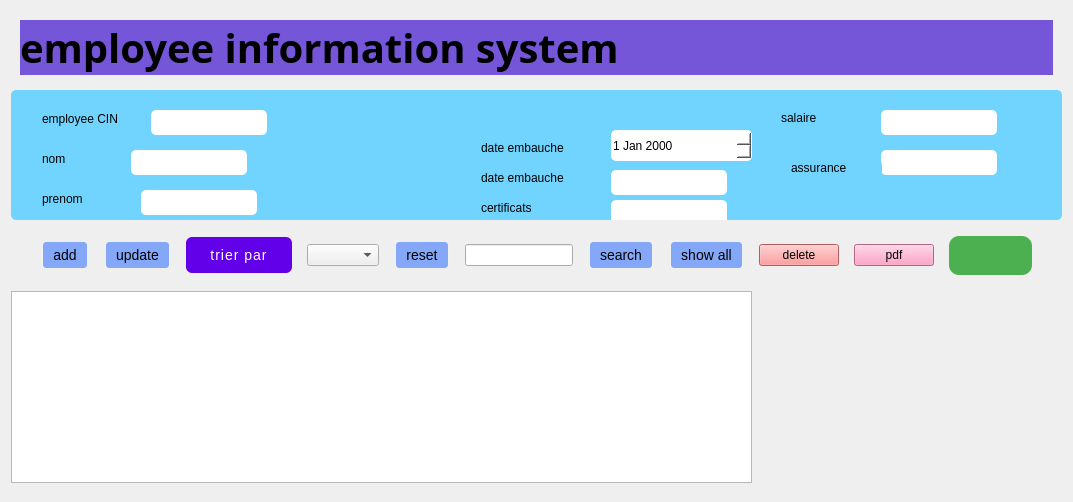
    <widget class="QWidget" name="dashboard_page_2">
     <layout class="QGridLayout" name="gridLayout_7">
      <item row="1" column="0">
       <widget class="QFrame" name="info_frame_2">
        <property name="minimumSize">
         <size>
          <width>130</width>
          <height>130</height>
         </size>
        </property>
        <property name="styleSheet">
         <string notr="true">border:none;
background-color: rgb(112, 212, 255);
border-radius:5px;</string>
        </property>
        <property name="frameShape">
         <enum>QFrame::Shape::NoFrame</enum>
        </property>
        <widget class="QDateEdit" name="dateEdit_8">
         <property name="geometry">
          <rect>
           <x>600</x>
           <y>40</y>
           <width>141</width>
           <height>31</height>
          </rect>
         </property>
         <property name="styleSheet">
          <string notr="true">background-color:white;</string>
         </property>
        </widget>
        <widget class="QLineEdit" name="lineEdit_24">
         <property name="geometry">
          <rect>
           <x>130</x>
           <y>100</y>
           <width>116</width>
           <height>25</height>
          </rect>
         </property>
         <property name="styleSheet">
          <string notr="true">background-color: rgb(255, 255, 255);</string>
         </property>
        </widget>
        <widget class="QLabel" name="label_59">
         <property name="geometry">
          <rect>
           <x>50</x>
           <y>140</y>
           <width>51</width>
           <height>16</height>
          </rect>
         </property>
         <property name="text">
          <string>email</string>
         </property>
        </widget>
        <widget class="QLabel" name="label_60">
         <property name="geometry">
          <rect>
           <x>470</x>
           <y>50</y>
           <width>111</width>
           <height>16</height>
          </rect>
         </property>
         <property name="text">
          <string>date embauche</string>
         </property>
        </widget>
        <widget class="QLabel" name="label_86">
         <property name="geometry">
          <rect>
           <x>31</x>
           <y>61</y>
           <width>91</width>
           <height>16</height>
          </rect>
         </property>
         <property name="text">
          <string>nom</string>
         </property>
        </widget>
        <widget class="QLabel" name="label_87">
         <property name="geometry">
          <rect>
           <x>31</x>
           <y>101</y>
           <width>71</width>
           <height>16</height>
          </rect>
         </property>
         <property name="text">
          <string>prenom</string>
         </property>
        </widget>
        <widget class="QLineEdit" name="lineEdit_25">
         <property name="geometry">
          <rect>
           <x>120</x>
           <y>60</y>
           <width>116</width>
           <height>25</height>
          </rect>
         </property>
         <property name="styleSheet">
          <string notr="true">background-color: rgb(255, 255, 255);</string>
         </property>
        </widget>
        <widget class="QLineEdit" name="lineEdit_26">
         <property name="geometry">
          <rect>
           <x>140</x>
           <y>20</y>
           <width>116</width>
           <height>25</height>
          </rect>
         </property>
         <property name="styleSheet">
          <string notr="true">background-color: rgb(255, 255, 255);</string>
         </property>
        </widget>
        <widget class="QLabel" name="label_88">
         <property name="geometry">
          <rect>
           <x>31</x>
           <y>21</y>
           <width>101</width>
           <height>16</height>
          </rect>
         </property>
         <property name="text">
          <string>employee CIN</string>
         </property>
        </widget>
        <widget class="QLineEdit" name="lineEdit_email_2">
         <property name="geometry">
          <rect>
           <x>120</x>
           <y>140</y>
           <width>116</width>
           <height>25</height>
          </rect>
         </property>
         <property name="styleSheet">
          <string notr="true">background-color: rgb(255, 255, 255);</string>
         </property>
        </widget>
        <widget class="QLineEdit" name="lineEdit_date_2">
         <property name="geometry">
          <rect>
           <x>600</x>
           <y>80</y>
           <width>116</width>
           <height>25</height>
          </rect>
         </property>
         <property name="styleSheet">
          <string notr="true">background-color: rgb(255, 255, 255);</string>
         </property>
        </widget>
        <widget class="QLineEdit" name="lineEdit_certificats_2">
         <property name="geometry">
          <rect>
           <x>600</x>
           <y>110</y>
           <width>116</width>
           <height>25</height>
          </rect>
         </property>
         <property name="styleSheet">
          <string notr="true">background-color: rgb(255, 255, 255);</string>
         </property>
        </widget>
        <widget class="QLineEdit" name="lineEdit_diplomes_2">
         <property name="geometry">
          <rect>
           <x>600</x>
           <y>140</y>
           <width>116</width>
           <height>25</height>
          </rect>
         </property>
         <property name="styleSheet">
          <string notr="true">background-color: rgb(255, 255, 255);</string>
         </property>
        </widget>
        <widget class="QLineEdit" name="lineEdit_assurance_2">
         <property name="geometry">
          <rect>
           <x>870</x>
           <y>60</y>
           <width>116</width>
           <height>25</height>
          </rect>
         </property>
         <property name="styleSheet">
          <string notr="true">background-color: rgb(255, 255, 255);</string>
         </property>
        </widget>
        <widget class="QLabel" name="label_89">
         <property name="geometry">
          <rect>
           <x>470</x>
           <y>110</y>
           <width>111</width>
           <height>16</height>
          </rect>
         </property>
         <property name="text">
          <string>certificats</string>
         </property>
        </widget>
        <widget class="QLabel" name="label_90">
         <property name="geometry">
          <rect>
           <x>470</x>
           <y>140</y>
           <width>111</width>
           <height>16</height>
          </rect>
         </property>
         <property name="text">
          <string>diplomes</string>
         </property>
        </widget>
        <widget class="QLabel" name="label_91">
         <property name="geometry">
          <rect>
           <x>470</x>
           <y>80</y>
           <width>111</width>
           <height>16</height>
          </rect>
         </property>
         <property name="text">
          <string>date embauche</string>
         </property>
        </widget>
        <widget class="QLabel" name="label_92">
         <property name="geometry">
          <rect>
           <x>780</x>
           <y>70</y>
           <width>91</width>
           <height>16</height>
          </rect>
         </property>
         <property name="text">
          <string>assurance</string>
         </property>
        </widget>
        <widget class="QLineEdit" name="lineEdit_salaire_3">
         <property name="geometry">
          <rect>
           <x>870</x>
           <y>20</y>
           <width>116</width>
           <height>25</height>
          </rect>
         </property>
         <property name="styleSheet">
          <string notr="true">background-color: rgb(255, 255, 255);</string>
         </property>
        </widget>
        <widget class="QLabel" name="label_93">
         <property name="geometry">
          <rect>
           <x>770</x>
           <y>20</y>
           <width>91</width>
           <height>16</height>
          </rect>
         </property>
         <property name="text">
          <string>salaire</string>
         </property>
        </widget>
       </widget>
      </item>
      <item row="0" column="0">
       <widget class="QFrame" name="frame_2">
        <property name="frameShape">
         <enum>QFrame::Shape::NoFrame</enum>
        </property>
        <layout class="QHBoxLayout" name="horizontalLayout_13">
         <item>
          <widget class="QLabel" name="title_label_10">
           <property name="font">
            <font>
             <family>Script MT Bold</family>
             <pointsize>30</pointsize>
             <bold>true</bold>
            </font>
           </property>
           <property name="styleSheet">
            <string notr="true">background-color:#7556d8;</string>
           </property>
           <property name="text">
            <string>employee information system</string>
           </property>
          </widget>
         </item>
        </layout>
       </widget>
      </item>
      <item row="2" column="0">
       <widget class="QFrame" name="function_frame_2">
        <property name="minimumSize">
         <size>
          <width>10</width>
          <height>10</height>
         </size>
        </property>
        <property name="maximumSize">
         <size>
          <width>120000</width>
          <height>120000</height>
         </size>
        </property>
        <property name="styleSheet">
         <string notr="true"> QPushButton:hover{
border-color:#4c96f7;
font-size:15px;
}</string>
        </property>
        <property name="frameShape">
         <enum>QFrame::Shape::NoFrame</enum>
        </property>
        <layout class="QHBoxLayout" name="horizontalLayout_14">
         <property name="spacing">
          <number>15</number>
         </property>
         <property name="leftMargin">
          <number>30</number>
         </property>
         <property name="topMargin">
          <number>10</number>
         </property>
         <property name="rightMargin">
          <number>30</number>
         </property>
         <property name="bottomMargin">
          <number>10</number>
         </property>
         <item>
          <widget class="QPushButton" name="add_btn_2">
           <property name="styleSheet">
            <string notr="true">
    font-size: 14px;
    padding: 5px 10px;
    border: 2px solid #f0f0f0;
    border-radius: 5px;
    background-color: #84a8f7;

</string>
           </property>
           <property name="text">
            <string>add</string>
           </property>
           <property name="icon">
            <iconset>
             <normaloff>../Users/sboui/Downloads/wetransfer_sidemenu_2024-10-04_1548/sidemenu/im/add_24dp_5F6368_FILL0_wght400_GRAD0_opsz24.png</normaloff>../Users/sboui/Downloads/wetransfer_sidemenu_2024-10-04_1548/sidemenu/im/add_24dp_5F6368_FILL0_wght400_GRAD0_opsz24.png</iconset>
           </property>
          </widget>
         </item>
         <item>
          <widget class="QPushButton" name="buttonUpdate">
           <property name="styleSheet">
            <string notr="true">  font-size: 14px;
    padding: 5px 10px;
    border: 2px solid #f0f0f0;
    border-radius: 5px;
    background-color: #84a8f7;</string>
           </property>
           <property name="text">
            <string>update</string>
           </property>
           <property name="icon">
            <iconset>
             <normaloff>../Users/sboui/Downloads/wetransfer_sidemenu_2024-10-04_1548/sidemenu/im/update_24dp_5F6368_FILL0_wght400_GRAD0_opsz24.png</normaloff>../Users/sboui/Downloads/wetransfer_sidemenu_2024-10-04_1548/sidemenu/im/update_24dp_5F6368_FILL0_wght400_GRAD0_opsz24.png</iconset>
           </property>
          </widget>
         </item>
         <item>
          <widget class="QPushButton" name="buttonTrierNoms">
           <property name="styleSheet">
            <string notr="true">QPushButton {
    background-color: #6200ea;
    color: white;
    border-radius: 6px;
    padding: 10px 24px;
    font-size: 14px;
    letter-spacing: 1px;
    text-transform: uppercase;
    transition: background-color 0.3s ease;
}
QPushButton:hover {
    background-color: #3700b3;
}
QPushButton:pressed {
    background-color: #30009c;
}</string>
           </property>
           <property name="text">
            <string>trier par</string>
           </property>
          </widget>
         </item>
         <item>
          <widget class="QComboBox" name="comboBox_25"/>
         </item>
         <item>
          <widget class="QPushButton" name="btnReset">
           <property name="styleSheet">
            <string notr="true">  font-size: 14px;
    padding: 5px 10px;
    border: 2px solid #f0f0f0;
    border-radius: 5px;
    background-color: #84a8f7;</string>
           </property>
           <property name="text">
            <string>reset</string>
           </property>
           <property name="icon">
            <iconset>
             <normaloff>../Users/sboui/Downloads/wetransfer_sidemenu_2024-10-04_1548/sidemenu/im/backspace_24dp_5F6368_FILL0_wght400_GRAD0_opsz24.png</normaloff>../Users/sboui/Downloads/wetransfer_sidemenu_2024-10-04_1548/sidemenu/im/backspace_24dp_5F6368_FILL0_wght400_GRAD0_opsz24.png</iconset>
           </property>
          </widget>
         </item>
         <item>
          <layout class="QHBoxLayout" name="horizontalLayout_15">
           <item>
            <widget class="QLineEdit" name="lineEditNom">
             <property name="styleSheet">
              <string notr="true">QLineEdit:focus{
border: 1px solid #8b86aa;
background-color:#343155;
}</string>
             </property>
            </widget>
           </item>
           <item>
            <widget class="QPushButton" name="buttonRechercher">
             <property name="styleSheet">
              <string notr="true">  font-size: 14px;
    padding: 5px 10px;
    border: 2px solid #f0f0f0;
    border-radius: 5px;
    background-color: #84a8f7;</string>
             </property>
             <property name="text">
              <string>search</string>
             </property>
            </widget>
           </item>
           <item>
            <widget class="QPushButton" name="pushButton_70">
             <property name="styleSheet">
              <string notr="true">  font-size: 14px;
    padding: 5px 10px;
    border: 2px solid #f0f0f0;
    border-radius: 5px;
    background-color: #84a8f7;</string>
             </property>
             <property name="text">
              <string>show all</string>
             </property>
            </widget>
           </item>
          </layout>
         </item>
         <item>
          <widget class="QPushButton" name="delete_btn_2">
           <property name="styleSheet">
            <string notr="true">background-color:#ff8183;</string>
           </property>
           <property name="text">
            <string>delete</string>
           </property>
           <property name="icon">
            <iconset>
             <normaloff>../Users/sboui/Downloads/wetransfer_sidemenu_2024-10-04_1548/sidemenu/im/delete_24dp_5F6368_FILL0_wght400_GRAD0_opsz24.png</normaloff>../Users/sboui/Downloads/wetransfer_sidemenu_2024-10-04_1548/sidemenu/im/delete_24dp_5F6368_FILL0_wght400_GRAD0_opsz24.png</iconset>
           </property>
          </widget>
         </item>
         <item>
          <widget class="QPushButton" name="export_pdf_2">
           <property name="styleSheet">
            <string notr="true">background-color: rgb(255, 137, 184);</string>
           </property>
           <property name="text">
            <string>pdf</string>
           </property>
           <property name="icon">
            <iconset>
             <normaloff>../Users/sboui/Downloads/wetransfer_sidemenu_2024-10-04_1548/sidemenu/im/picture_as_pdf_24dp_5F6368_FILL0_wght400_GRAD0_opsz24.png</normaloff>../Users/sboui/Downloads/wetransfer_sidemenu_2024-10-04_1548/sidemenu/im/picture_as_pdf_24dp_5F6368_FILL0_wght400_GRAD0_opsz24.png</iconset>
           </property>
          </widget>
         </item>
         <item>
          <widget class="QPushButton" name="pushButtonStatistiques_2">
           <property name="styleSheet">
            <string notr="true">QPushButton {
    background-color: #4CAF50;        /* Green background */
    color: white;                     /* White text */
    border: none;                     /* No border for a clean look */
    border-radius: 10px;              /* Rounded corners */
    padding: 10px 20px;               /* Padding */
    font-size: 16px;                  /* Text size */
    font-weight: bold;                /* Bold text */
    box-shadow: 3px 3px 10px rgba(0, 0, 0, 0.3); /* Shadow effect */
}

QPushButton:hover {
    background-color: #45a049;        /* Darker green on hover */
}

QPushButton:pressed {
    background-color: #3e8e41;        /* Darker green on press */
}

QPushButton:disabled {
    background-color: #cccccc;        /* Gray background when disabled */
    color: #666666;                   /* Gray text when disabled */
}
</string>
           </property>
           <property name="text">
            <string/>
           </property>
           <property name="icon">
            <iconset>
             <normaloff>:/m/m/pngtree-vector-pie-chart-icon-png-image_4894574.jpg</normaloff>:/m/m/pngtree-vector-pie-chart-icon-png-image_4894574.jpg</iconset>
           </property>
           <property name="iconSize">
            <size>
             <width>50</width>
             <height>50</height>
            </size>
           </property>
          </widget>
         </item>
        </layout>
       </widget>
      </item>
      <item row="4" column="0">
       <widget class="QFrame" name="result_frame_2">
        <property name="minimumSize">
         <size>
          <width>200</width>
          <height>200</height>
         </size>
        </property>
        <property name="frameShape">
         <enum>QFrame::Shape::NoFrame</enum>
        </property>
        <widget class="QTableView" name="tableView_2">
         <property name="geometry">
          <rect>
           <x>0</x>
           <y>0</y>
           <width>741</width>
           <height>192</height>
          </rect>
         </property>
        </widget>
        <widget class="QLabel" name="label_94">
         <property name="geometry">
          <rect>
           <x>760</x>
           <y>0</y>
           <width>221</width>
           <height>191</height>
          </rect>
         </property>
         <property name="text">
          <string/>
         </property>
         <property name="pixmap">
          <pixmap>:/images/images/dashboard.png</pixmap>
         </property>
        </widget>
       </widget>
      </item>
     </layout>
    </widget>
